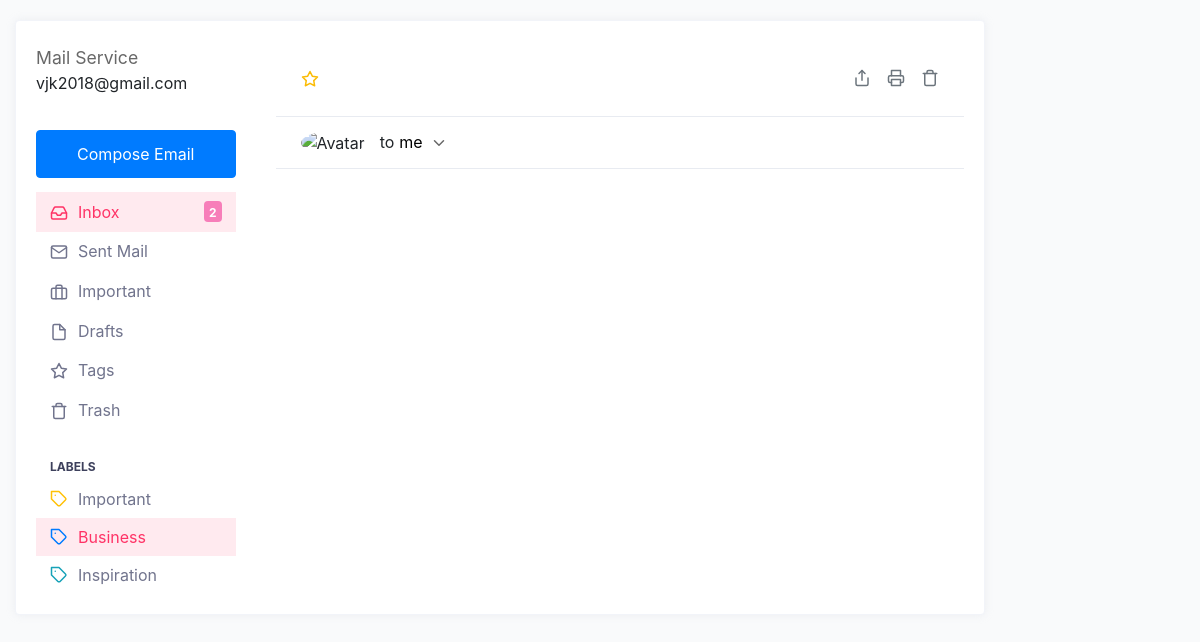
The app's page /read_email/25, older data.
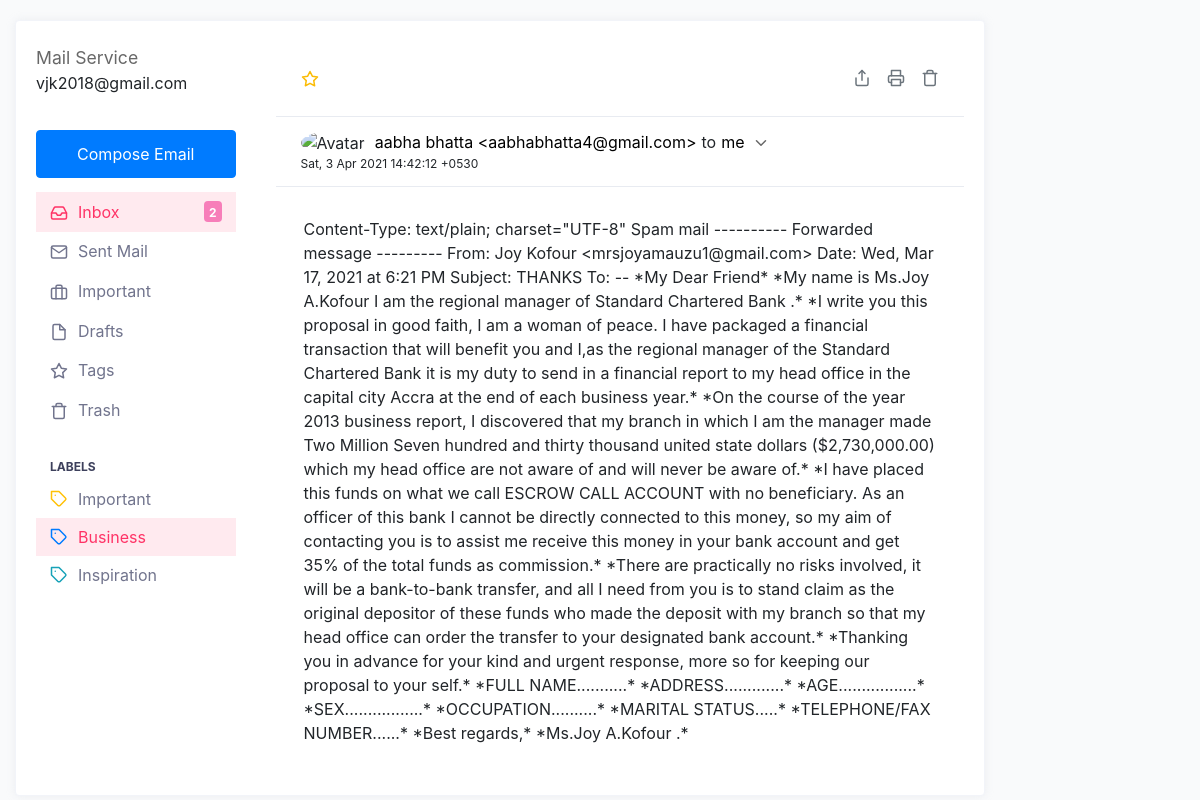
The same page, newer data.
### tables this page shows
CREATE TABLE EMAIL
         (SL_NO INTEGER PRIMARY KEY AUTOINCREMENT,SENDER CHAR(50) NOT NULL,SUBJECT TEXT NOT NULL,DATE Text NOT NULL,MESSAGE_BODY TEXT,PHISHING INT, TEXT_PHISHING INT,URL_PHISHING INT);

### front_end.py (the view)
@app.route('/read_email/<int:id>')
def read_email(id):
    con = sql.connect("D:/Projects/Phishing-email-detection/Flask_Application/email_db.db")
    con.row_factory = sql.Row
    cur = con.cursor()
    cur.execute("select * from EMAIL where SL_NO = ?",(id,))
    rows = cur.fetchone()
    return render_template("read_email.html",rows = rows)

### templates/read_email.html (shortened to what this page needs)
<!DOCTYPE html>
<html lang="en">
<head>
    <link href="http://netdna.bootstrapcdn.com/bootstrap/4.4.1/css/bootstrap.min.css" rel="stylesheet">
</head>
<body>
<div class="col-md-10">
<div class="row inbox-wrapper">
    <div class="col-lg-12">
      <div class="card">
        <div class="card-body">
          <div class="row">
            <div class="col-lg-3 email-aside border-lg-right">
              <div class="aside-content">
                <div class="aside-header">
                  <span class="title">Mail Service</span>
                  <p class="description">vjk2018@gmail.com</p>
                </div>
                <div class="aside-compose"><a class="btn btn-primary btn-block" href="../../../demo_1/pages/email/compose.html">Compose Email</a></div>
                <div class="aside-nav collapse">
                  <ul class="nav">
                    <li class="active"><a href="/"><span class="icon"></span>Inbox<span class="badge badge-danger-muted text-white font-weight-bold float-right">2</span></a></li>
                    <li><a href="#"><span class="icon"></span>Sent Mail</a></li>
                    <li><a href="#"><span class="icon"></span>Important<span class="badge badge-info-muted text-white font-weight-bold float-right"></span></a></li>
                    <li><a href="#"><span class="icon"></span>Drafts</a></li>
                    <li><a href="#"><span class="icon"></span>Tags</a></li>
                    <li><a href="#"><span class="icon"></span>Trash</a></li>
                  </ul>
                  <span class="title">Labels</span>
                  <ul class="nav nav-pills nav-stacked">
                    <li>
                      <a href="#"> Important </a>
                    </li>
                    <li class="active"><a href="#">
                      Business </a>
                    </li>
                    <li>
                      <a href="#"> Inspiration </a>
                    </li>
                  </ul>
                </div>
              </div>
            </div>
            <div class="col-lg-9 email-content">
              <div class="email-head">
                <div class="email-head-subject">
                  <div class="title d-flex align-items-center justify-content-between">
                    <div class="d-flex align-items-center">
                      <a class="active" href="#"><span class="icon"></span></a>
                    </div>
                    <div class="icons">
                      <a href="#" class="icon"></a>
                      <a href="#" class="icon"></a>
                      <a href="#" class="icon">
                      </a>
                    </div>
                  </div>
                </div>
                <div class="email-head-sender d-flex align-items-center justify-content-between flex-wrap">
                  <div class="d-flex align-items-center">
                    <div class="avatar">
                      <img src="https://bootdey.com/img/Content/avatar/avatar1.png" alt="Avatar" class="rounded-circle user-avatar-md">
                    </div>
                    <div class="sender d-flex align-items-center">
                      <a href="#">{{rows[1]}}</a> <span>to</span><a href="#">me</a>
                      <div class="actions dropdown">
                        <a class="icon" href="#" data-toggle="dropdown"><svg xmlns="http://www.w3.org/2000/svg" width="24" height="24" viewBox="0 0 24 24" fill="none" stroke="currentColor" stroke-width="2" stroke-linecap="round" stroke-linejoin="round" class="feather feather-chevron-down"><polyline points="6 9 12 15 18 9"></polyline></svg></a>
                      </div>
                    </div>
                  </div>
                  <div class="date">{{rows[3]}}</div>
                </div>
              </div>
               <div class="email-body">{{rows[4]}}
                </div>
</body>
</html>

### templates/read_email.html (style rules this page uses)
body { background-color: #f9fafb; margin-top:20px; }
@media (min-width: 992px) { .inbox-wrapper .email-aside .aside-content { padding-right: 10px; } }
.inbox-wrapper .email-aside .aside-content .aside-header { padding: 0 0 5px; position: relative; }
.inbox-wrapper .email-aside .aside-content .aside-header .title { display: block; margin: 3px 0 0; font-size: 1.1rem; line-height: 27px; color: #686868; }
.inbox-wrapper .email-aside .aside-content .aside-compose { text-align: center; padding: 14px 0; }
.inbox-wrapper .email-aside .aside-content .aside-compose .btn, .inbox-wrapper .email-aside .aside-content .aside-compose .fc .fc-button, .fc .inbox-wrapper .email-aside .aside-content .aside-compose .fc-button, .inbox-wrapper .email-aside .aside-content .aside-compose .swal2-modal .swal2-actions button, .swal2-modal .swal2-actions .inbox-wrapper .email-aside .aside-content .aside-compose button, .inbox-wrapper .email-aside .aside-content .aside-compose .wizard > .actions a, .wizard > .actions .inbox-wrapper .email-aside .aside-content .aside-compose a { padding: 11px; }
.inbox-wrapper .email-aside .aside-content .aside-nav { visibility: visible; padding: 0 0; }
.inbox-wrapper .email-aside .aside-content .aside-nav.collapse { display: block; }
.inbox-wrapper .email-aside .aside-content .aside-nav .title { display: block; color: #3d405c; font-size: 12px; font-weight: 700; text-transform: uppercase; margin: 20px 0 0; padding: 8px 14px 4px; }
.inbox-wrapper .email-aside .aside-content .aside-nav .nav li { width: 100%; }
.inbox-wrapper .email-aside .aside-content .aside-nav .nav li a { display: -webkit-flex; display: flex; -webkit-align-items: center; align-items: center; position: relative; color: #71748d; padding: 7px 14px; }
.inbox-wrapper .email-aside .aside-content .aside-nav .nav li a .icon svg { width: 18px; margin-right: 10px; }
.inbox-wrapper .email-aside .aside-content .aside-nav .nav li a .badge { margin-left: auto; }
.inbox-wrapper .email-aside .aside-content .aside-nav .nav li a svg { width: 18px; margin-right: 10px; }
.inbox-wrapper .email-aside .aside-content .aside-nav .nav li.active a { color: #ff3366; background: rgba(255, 51, 102, 0.1); }
.inbox-wrapper .email-aside .aside-content .aside-nav .nav li.active a .icon { color: #ff3366; }
.email-head { background-color: transparent; }
.email-head-subject { padding: 25px 25px; border-bottom: 1px solid #e8ebf1; }
.email-head-subject .title { display: block; font-size: .99rem; }
.email-head-subject .title a.active .icon { color: #fbbc06; }
.email-head-subject .title a .icon { color: silver; margin-right: 6px; }
.email-head-subject .title a .icon svg { width: 18px; }
.email-head-subject .icons { font-size: 14px; float: right; }
.email-head-subject .icons .icon { color: #000; margin-left: 12px; }
.email-head-subject .icons .icon svg { width: 18px; }
.email-head-sender { padding: 13px 25px; }
.email-head-sender .avatar { float: left; margin-right: 10px; }
.email-head-sender .date { float: right; font-size: 12px; }
.email-head-sender .avatar img { width: 36px; }
.email-head-sender .sender > a { color: #000; }
.email-head-sender .sender span { margin-right: 5px; margin-left: 5px; }
.email-head-sender .sender .actions { display: inline-block; position: relative; }
.email-head-sender .sender .actions .icon { color: #686868; margin-left: 7px; }
.email-head-sender .sender .actions .icon svg { width: 18px; }
.email-body { background-color: transparent; border-top: 1px solid #e8ebf1; padding: 30px 28px; }
.card { box-shadow: 0 0 10px 0 rgba(183, 192, 206, 0.2); -webkit-box-shadow: 0 0 10px 0 rgba(183, 192, 206, 0.2); -moz-box-shadow: 0 0 10px 0 rgba(183, 192, 206, 0.2); -ms-box-shadow: 0 0 10px 0 rgba(183, 192, 206, 0.2); }
.card { position: relative; display: flex; flex-direction: column; min-width: 0; word-wrap: break-word; background-color: #fff; background-clip: border-box; border: 1px solid #f2f4f9; border-radius: 0.25rem; }
.badge { padding: 6px 5px 3px; }
.text-white { color: #ffffff !important; }
.font-weight-bold { font-weight: 700 !important; }
.float-right { float: right !important; }
.badge-danger-muted { color: #212529; background-color: #f77eb9; }

Row changes from the older to the newer data that the page shows:
added EMAIL: SENDER "aabha bhatta <aabhabhatta4@gmail.com>", DATE "Sat, 3 Apr 2021 14:42:12 +0530", MESSAGE_BODY "Content-Type: text/plain; charset=\"UTF-8\" Spam mail ---------- Forwarded message --------- From: Joy Kofour <mrsjoyamauzu1@gmail.com> Date: Wed, Mar 17, 2021 at 6:21 PM Subject: THANKS To: -- *My Dear Friend* *My name is Ms.Joy A.Kofour I am the regional manager of Standard Chartered Bank .* *I write you this proposal in good faith, I am a woman of peace. I have packaged a financial transaction that will benefit you and I,as the regional manager of the Standard Chartered Bank it is my duty to send in a financial report to my head office in the capital city Accra at the end of each business year.* *On the course of the year 2013 business report, I discovered that my branch in which I am the…"
